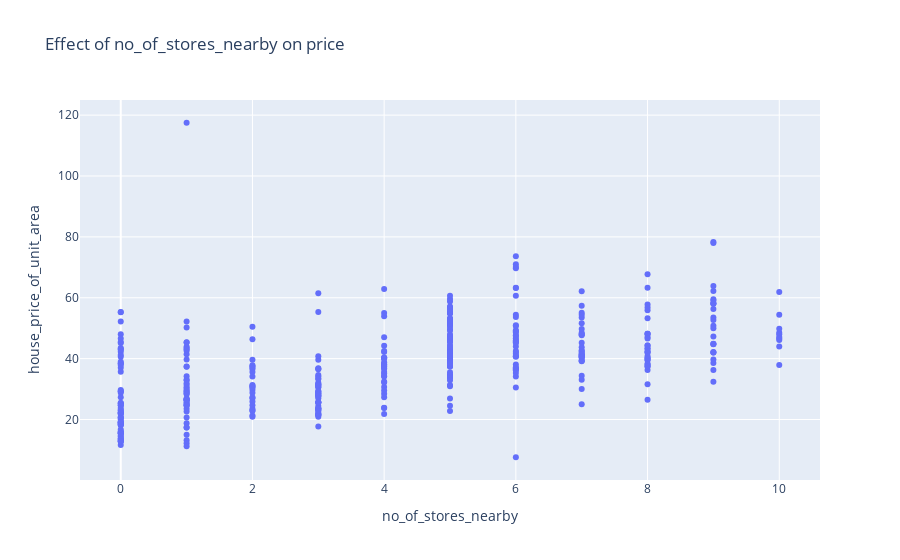

Notebook cell for this chart:
### Markdown cell above
### 3. Effect of no_of_stores_nearby on price

### Code cell
px.scatter(house_df, x = 'no_of_stores_nearby', y = 'house_price_of_unit_area', title = 'Effect of no_of_stores_nearby on price')

### Figure 1 — Plotly figure (JSON) as saved in the notebook; plotly's stock layout.template omitted (floating-point values rounded to 4 significant figures; data arrays with more than 128 entries replaced by an {"elided": "..."} marker saying what was removed)
{"data": [{"hovertemplate": "no_of_stores_nearby=%{x}<br>house_price_of_unit_area=%{y}<extra></extra>", "legendgroup": "", "marker": {"color": "#636efa", "symbol": "circle"}, "mode": "markers", "name": "", "orientation": "v", "showlegend": false, "type": "scatter", "x": {"elided": "414 int values"}, "xaxis": "x", "y": {"elided": "414 float values"}, "yaxis": "y"}], "layout": {"legend": {"tracegroupgap": 0}, "title": {"text": "Effect of no_of_stores_nearby on price"}, "xaxis": {"anchor": "y", "domain": [0, 1], "title": {"text": "no_of_stores_nearby"}}, "yaxis": {"anchor": "x", "domain": [0, 1], "title": {"text": "house_price_of_unit_area"}}}}
